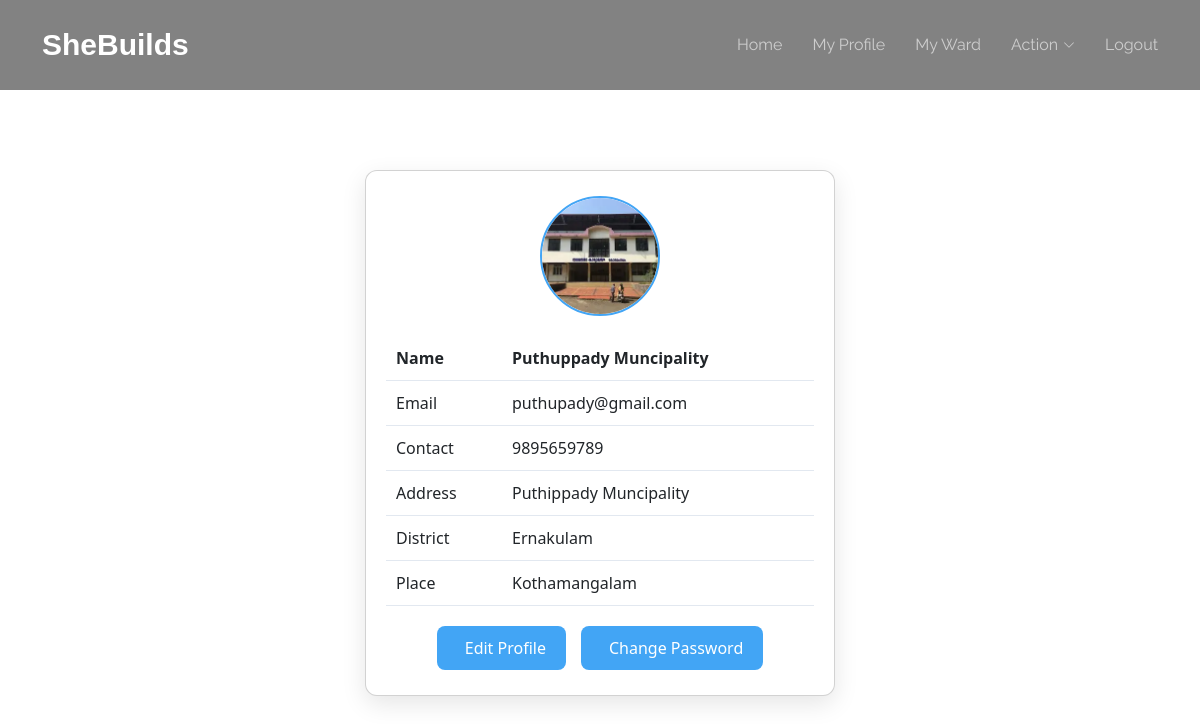
/Authority/MyProfile/ (signed in), run on the app's committed database.
### Admin/models.py (models this page shows)
class tbl_authority(models.Model):
    authority_name=models.CharField(max_length=30)
    authority_email=models.CharField(max_length=30)
    authority_contact=models.CharField(max_length=30)
    authority_address=models.CharField(max_length=30)
    authority_photo=models.FileField(upload_to="Assets/File/User")
    authority_proof=models.FileField(upload_to="Assets/File/User")
    authority_password=models.CharField(max_length=30)
    authority_status=models.IntegerField(default=0)
    place=models.ForeignKey(tbl_place,on_delete=models.CASCADE)
    authoritytype=models.ForeignKey(tbl_authoritytype,on_delete=models.CASCADE)

class tbl_place(models.Model):
    place_name=models.CharField(max_length=30)
    district=models.ForeignKey(tbl_district,on_delete=models.CASCADE)

class tbl_district(models.Model):
    district_name=models.CharField(max_length=30)

### Authority/views.py (the view)
# urls.py: path('MyProfile/',views.MyProfile,name='MyProfile'),
def MyProfile(request):
    authoritydata=tbl_authority.objects.get(id=request.session['yid'])
    return render(request,'Authority/MyProfile.html',{'authority':authoritydata})

### Authority/Templates/Authority/MyProfile.html (shortened to what this page needs)
{% extends 'Authority/Header.html' %}
{% block content %}
<div class="page-container">
    <div class="card profile-card">
        <div class="profile-photo">
            <img src="{{authority.authority_photo.url}}" alt="Profile Photo">
        </div>
        <table class="profile-table">
            <tr>
                <td>Name</td>
                <td>{{authority.authority_name}}</td>
            </tr>
            <tr>
                <td>Email</td>
                <td>{{authority.authority_email}}</td>
            </tr>
            <tr>
                <td>Contact</td>
                <td>{{authority.authority_contact}}</td>
            </tr>
            <tr>
                <td>Address</td>
                <td>{{authority.authority_address}}</td>
            </tr>
            <tr>
                <td>District</td>
                <td>{{authority.place.district.district_name}}</td>
            </tr>
            <tr>
                <td>Place</td>
                <td>{{authority.place.place_name}}</td>
            </tr>
        </table>
        <div class="form-buttons">
            <a href="{% url 'Authority:EditProfile' %}" class="btn btn-primary">
                 Edit Profile
            </a>
            <a href="{% url 'Authority:ChangePassword' %}" class="btn btn-primary">
                 Change Password
            </a>
        </div>
    </div>
</div>
{% endblock content %}

### Guest/static/Main/assets/css/main.css (style rules this page uses)
:root { --default-font: "Roboto", system-ui, -apple-system, "Segoe UI", Roboto, "Helvetica Neue", Arial, "Noto Sans", "Liberation Sans", sans-serif, "Apple Color Emoji", "Segoe UI Emoji", "Segoe UI Symbol", "Noto Color Emoji"; --heading-font: "Montserrat", sans-serif; --nav-font: "Raleway", sans-serif; }
:root { --background-color: #ffffff; --default-color: #2b180d; --heading-color: #1b2f45; --accent-color: #56b8e6; --surface-color: #ffffff; --contrast-color: #ffffff; }
:root { --nav-color: rgba(255, 255, 255, 0.6); --nav-hover-color: #ffffff; --nav-mobile-background-color: #ffffff; --nav-dropdown-background-color: #ffffff; --nav-dropdown-color: #212529; --nav-dropdown-hover-color: #56b8e6; }
:root { scroll-behavior: smooth; }
body { color: var(--default-color); background-color: var(--background-color); font-family: var(--default-font); }
a { color: var(--accent-color); text-decoration: none; transition: 0.3s; }

### Authority/Templates/Authority/MyProfile.html (style rules this page uses)
.page-container { max-width: 500px; margin: 40px auto; padding: 0 15px; font-family: 'Segoe UI', Tahoma, Geneva, Verdana, sans-serif; }
.card.profile-card { background: #fff; padding: 25px 20px; border-radius: 12px; box-shadow: 0 8px 25px rgba(0,0,0,0.1); text-align: center; }
.profile-photo img { width: 120px; height: 120px; object-fit: cover; border-radius: 50%; border: 2px solid #42a5f5; margin-bottom: 20px; }
.profile-table { width: 100%; border-collapse: collapse; margin-bottom: 20px; text-align: left; }
.profile-table td { padding: 10px; border-bottom: 1px solid #e2e8f0; }
.profile-table tr:first-child td { font-weight: 600; }
.form-buttons { display: flex; justify-content: center; gap: 15px; }
.btn { padding: 10px 20px; border-radius: 8px; display: inline-flex; align-items: center; gap: 8px; cursor: pointer; font-size: 1rem; text-decoration: none; border: none; color: #fff; background-color: #42a5f5; transition: background-color 0.3s; }

### data on the page
tbl_authority: authority_photo (picture), authority_name "Puthuppady Muncipality", authority_email "puthupady@gmail.com", authority_contact "9895659789", authority_address "Puthippady Muncipality", place.district.district_name "Ernakulam", place.place_name "Kothamangalam"
